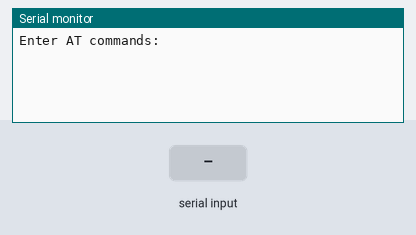
Simulated run of this sketch. Board: Arduino Uno, built with avr-gcc and run on an emulated ATmega328P. Parts: the last lines printed to the serial monitor. The inputs (shaded band) are chosen by the test bench.

Above: at 1.2 s.
1.3 s: "1\n" received over Serial
At 2.2 s:
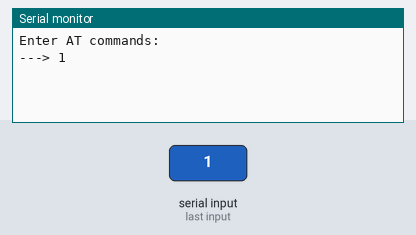
2.8 s: "1\n" received over the second serial link
At 3.5 s:
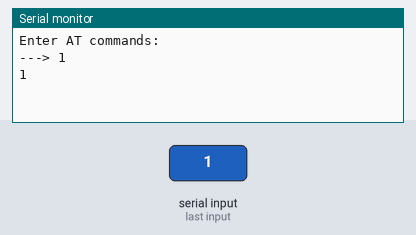
4.3 s: "0\n" received over Serial
At 5.5 s:
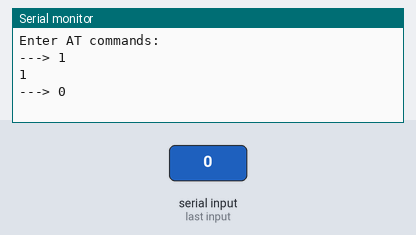
5.8 s: "0\n" received over the second serial link
At 7.0 s:
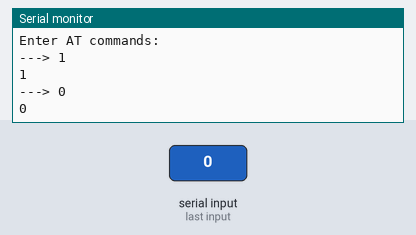

Measured:
- after the input at 1.3 s, the serial monitor: prints a new line at once (image 1)
- after the input at 2.8 s, the serial monitor: prints a new line at once (image 2)
- after the input at 4.3 s, the serial monitor: prints a new line at once (image 3)
- after the input at 5.8 s, the serial monitor: prints a new line at once (image 4)

The sketch:

bluetooth004.ino
```cpp
#include <SoftwareSerial.h>
SoftwareSerial BT1(0,1); // RX, TX recorder que se cruzan

void setup()
   {
       Serial.begin(9600);
       Serial.println("Enter AT commands:");
       BT1.begin(9600);
   }

void loop()
   {
       if (BT1.available())
           Serial.write(BT1.read());

       if (Serial.available()>0)
          {  String S = GetLine();
             BT1.print(S);
             Serial.println("---> " + S);
          }
}

String GetLine()
   {   String S = "" ;
       if (Serial.available()>0)
          {    char c = Serial.read(); ;
                while ( c != '\n')            //Hasta que el caracter sea intro
                  {     S = S + c ;
                        delay(25) ;
                        c = Serial.read();
                  }
                return( S + '\n') ;
          }
   }
```
